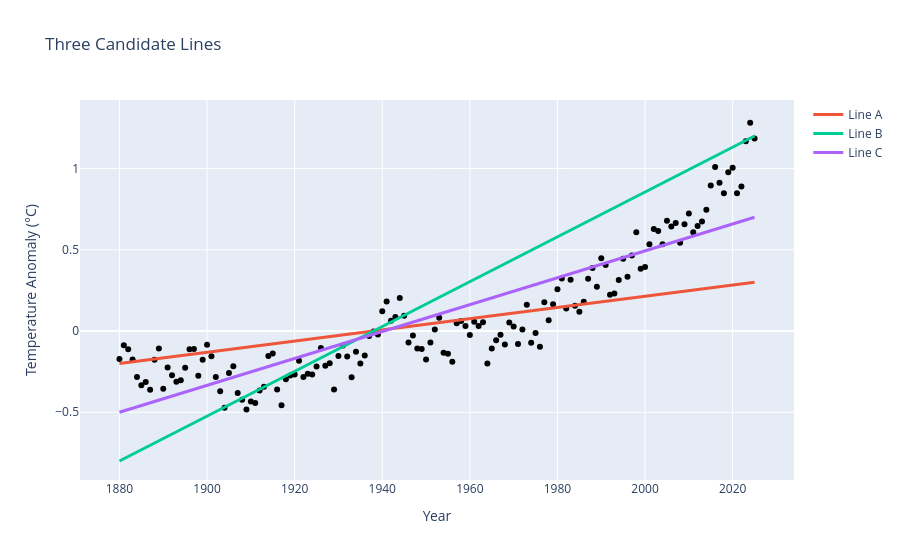

Notebook source saved alongside this figure:
### Markdown cell above
---
---

## The Line of Best Fit

### What is a line?

Recall from high school that a straight line can be written as:

$$\hat{y} = b_0 + b_1 x$$

where

* $x$ is the explanatory variable (here, `Year`),
* $\hat{y}$ is the line's **prediction** for the response at that value of $x$,
* $b_0$ is the **intercept**: the height of the line when $x = 0$, and
* $b_1$ is the **slope**: how much the line rises (or falls) for each one-unit increase in $x$.

The intercept $b_0$ and the slope $b_1$ are called the model's **coefficients** (or *parameters*). Once we've chosen values for them, we've chosen a line. **Different coefficients give different lines.**

### Many lines, which is best?

Below are three lines drawn through the temperature data. Each line is defined by two points it passes through.

### Code cell
# Each candidate line passes through two points: (1880, anomaly_1880) and (2025, anomaly_2025)
candidates = {"Line A": (-0.20, 0.30),
              "Line B": (-0.80, 1.20),
              "Line C": (-0.50, 0.70)}

fig = px.scatter(temps, x = "Year", y = "Temp_Anomaly",
                 title = "Three Candidate Lines",
                 labels = {"Temp_Anomaly": "Temperature Anomaly (°C)"},
                 color_discrete_sequence = ["black"],
                 height = 550)

for name, (start, end) in candidates.items():
    fig.add_scatter(x = [1880, 2025], y = [start, end], mode = "lines", name = name, line = dict(width = 3))

fig.data[0].name = "Observed data"
fig.update_layout(showlegend = True)

### Figure 1 — Plotly figure (JSON) as saved in the notebook; plotly's stock layout.template omitted (floating-point values rounded to 4 significant figures; data arrays with more than 128 entries replaced by an {"elided": "..."} marker saying what was removed)
{"data": [{"hovertemplate": "Year=%{x}<br>Temperature Anomaly (°C)=%{y}<extra></extra>", "legendgroup": "", "marker": {"color": "black", "symbol": "circle"}, "mode": "markers", "name": "Observed data", "orientation": "v", "showlegend": false, "type": "scatter", "x": {"elided": "146 int values"}, "xaxis": "x", "y": {"elided": "146 float values"}, "yaxis": "y"}, {"line": {"width": 3}, "mode": "lines", "name": "Line A", "type": "scatter", "x": [1880, 2025], "y": [-0.2, 0.3]}, {"line": {"width": 3}, "mode": "lines", "name": "Line B", "type": "scatter", "x": [1880, 2025], "y": [-0.8, 1.2]}, {"line": {"width": 3}, "mode": "lines", "name": "Line C", "type": "scatter", "x": [1880, 2025], "y": [-0.5, 0.7]}], "layout": {"autosize": true, "legend": {"tracegroupgap": 0}, "showlegend": true, "title": {"text": "Three Candidate Lines"}, "xaxis": {"anchor": "y", "autorange": true, "domain": [0, 1], "range": [1871.0, 2034.0], "title": {"text": "Year"}, "type": "linear"}, "yaxis": {"anchor": "x", "autorange": true, "domain": [0, 1], "range": [-0.917, 1.422], "title": {"text": "Temperature Anomaly (°C)"}, "type": "linear"}}}
